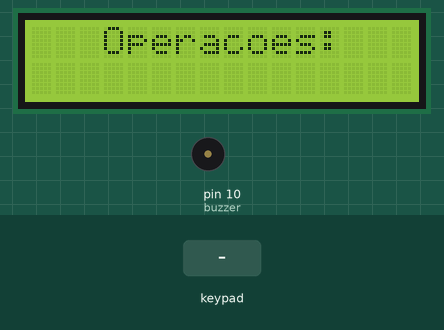
The sketch below on a simulated Arduino Uno, built with avr-gcc and run on an emulated ATmega328P. Parts: 16×2 character LCD, buzzer (waves = sounding). Inputs (shaded band) come from the test bench.

Above: at 3.2 s.
At 8.2 s:
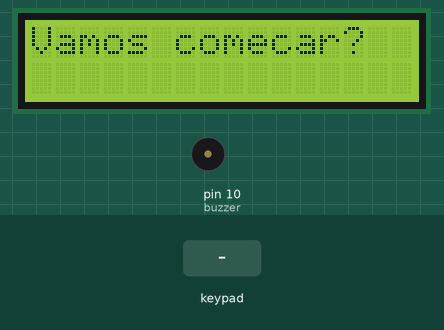
9.9 s: key '2' pressed
At 10.6 s:
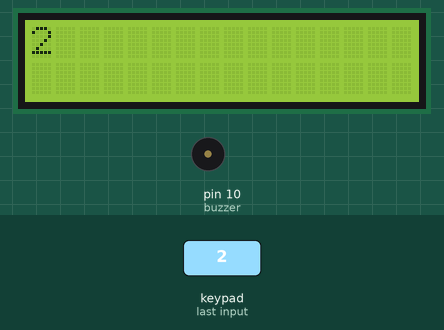
11.5 s: key 'A' pressed
At 12.7 s:
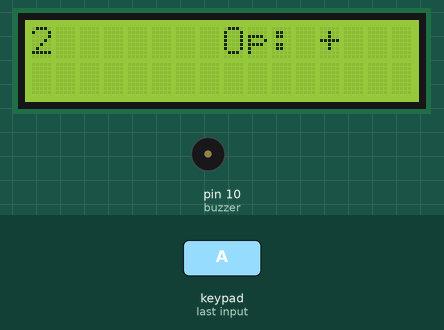
Timing chart, 0 to 14.5 s (numbered marks = the images above; inputs shaded):
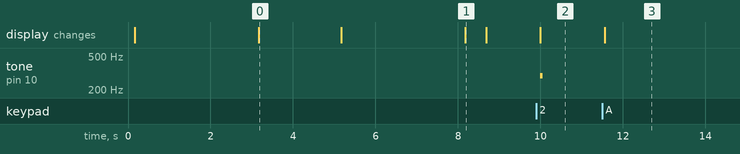

The sketch:

experimentoteca.ino
```cpp
// EXPERIMENTOTECA 2022 -- CALCULADORA QUEBRADA -- ELIO

int buzzer = 10;

#include <LiquidCrystal.h>
LiquidCrystal lcd(A0,A1,A2,A3,A4,A5);

#include <Keypad.h>

const byte Linhas = 4;                            // Número de Linhas
const byte Colunas = 4;                           // Número de colunas

char Teclado [Linhas][Colunas]={                  // Declaramos o teclado.
{'y','2','3','A'},
{'y','y','y','B'},
{'y','y','y','C'},
{'*','y','#','D'}};

byte pinosLinhas[Linhas]={9,8,7,6};               // Configuração dos pinos das linhas
byte pinosColunas[Colunas]={5,4,3,2};             // Configuração dos pinos das colunas
Keypad keyp = Keypad(makeKeymap(Teclado),pinosLinhas, pinosColunas, Linhas, Colunas); // Criamos o objeto teclado.

bool inicio = true,                             // Variáveis de controle
      final = false,
numDigitado = false;

String num1, num2;                               // Armazenam os números digitados 1 e 2
int resultado;                                   // Armazena o resultado.
char op;                                         // Armazena a operação


void setup()
{
  pinMode(buzzer, OUTPUT);
  lcd.begin(16,2);
  delay (100);
  lcd.setCursor(2,0);
  lcd.print("Calculadora");
  lcd.setCursor(3,1);
  lcd.print("Quebrada");
  delay (3000);
  lcd.clear();
  lcd.setCursor(3,0);
  lcd.print("Operacoes:");
  delay(2000);
  lcd.clear();
  lcd.setCursor(3,0);
  lcd.print("A = somar");
  lcd.setCursor(0,1);
  lcd.print("C = multiplicar");
  delay (3000);
  lcd.clear();
  lcd.setCursor(0,0);
  lcd.print("Vamos comecar?");

  delay(500);
  lcd.clear();
}


void loop()
{
  char key = keyp.getKey();                        // Obtemos a tecla pressionada e armazenamos na variavel key
  delay(50);

  if(key != NO_KEY && ( key=='1' || key=='2' || key=='3' || key=='4' || key=='5' || key=='6' || key=='7' || key=='8' || key=='9' || key=='0'))
  {                                                // Se clicou alguma tecla, amazene seu numero
    if(inicio)
    {
      num1 = num1 + key;                           // Armazena o primeiro numero
      lcd.setCursor(0,0);
      lcd.print(num1);
      numDigitado = true;
      tone(buzzer, 294, 70);
    }
    else
    {
      num2 = num2 + key;                            // Armazena o segundo numero
      lcd.setCursor(0,1);
      lcd.print(num2);
      final = true;
    }
 }

 if (inicio && numDigitado == 1 && key != NO_KEY && (key == 'A' || key == 'B' || key == 'C' || key == 'D'))
 {                                                // Se clicou numa tecla de Operação
   inicio = false;
   op = key;
   char printOp;
   if     (op=='A')printOp = '+';
   else if(op=='B')printOp = '+';
   else if(op=='C')printOp = 'x';
   else if(op=='D')printOp = 'x';
   else            printOp = '?';
   lcd.setCursor(8,0);
   lcd.print("Op:");
   lcd.setCursor(12,0);
   lcd.print(printOp);
   numDigitado = false;
 }

 if(final && key !=NO_KEY && key == '#')          // Se clicou no botão de igual (=) "#"
 {
    if (op == 'A')                                // Operação de soma
    {resultado = num1.toInt() + num2.toInt();}    // Converte de string para inteiro
    if (op == 'B')                                // Operação de subtração
    {resultado = num1.toInt() + num2.toInt();}
    if (op == 'C')                                // Operação de multiplicação
    {resultado = num1.toInt() * num2.toInt();}
    if (op == 'D')                                // Operação de divisão
    {resultado = num1.toInt() * num2.toInt();}


    lcd.setCursor(8,1);
    lcd.print("R :");
    lcd.setCursor(11,1);
    lcd.print((int)resultado);
 }

 if(key !=NO_KEY && key == '*')                   // Se clicou, limpa tudo p/ poder re-iniciar
 {
  inicio = true;
  final = false;
  numDigitado = false;
  num1 = "";
  num2 = "";
  resultado = 0;
  op = ' ';
  lcd.clear();
 }

if(key !=NO_KEY && key == 'y')                   // Se clicou, operaciona o resultado;
 {
  inicio = true;
  final = false;
  numDigitado = true;
  num1 = (int)resultado;
  num2 = "";
  //resultado = 0;
  op = ' ';
  lcd.clear();
  num1 = resultado;                           // Restaura o resultado da ultima conta
  lcd.setCursor(0,0);
  lcd.print(num1);
  numDigitado = true;
 }

}
```

Measured:
- after the input at 9.9 s, tone on pin 10 (buzzer): silent → 294 Hz after 0.09 s, → silent 0.07 s later; the display: changes after 0.09 s (image 2)
- after the input at 11.5 s, the display: changes after 0.06 s (image 3)
- what the display in image 0 shows lasts 2.0 s, from 3.2 s to 5.2 s
- what the display in image 1 shows lasts 0.5 s, from 8.2 s to 8.7 s
